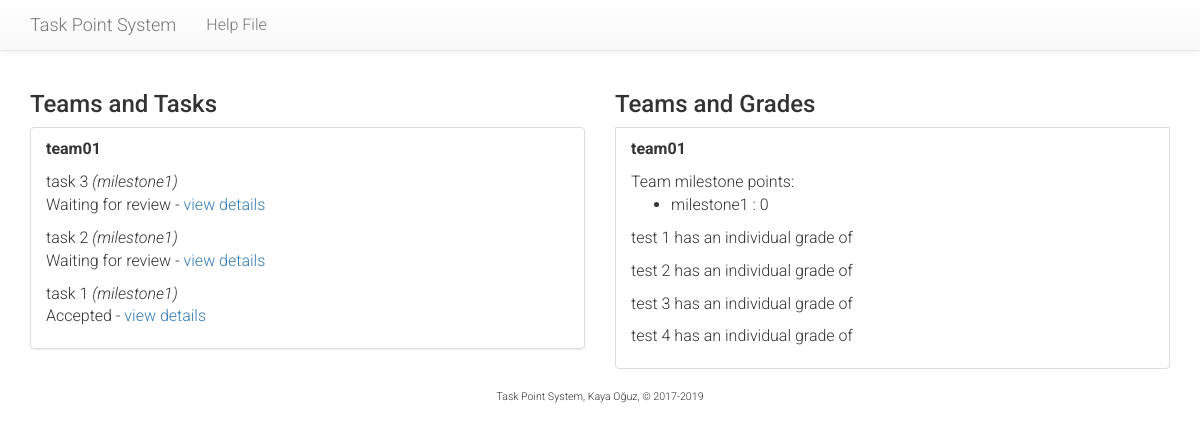
Before: /tasks/view-all-teams/ (signed in) with the older database file.
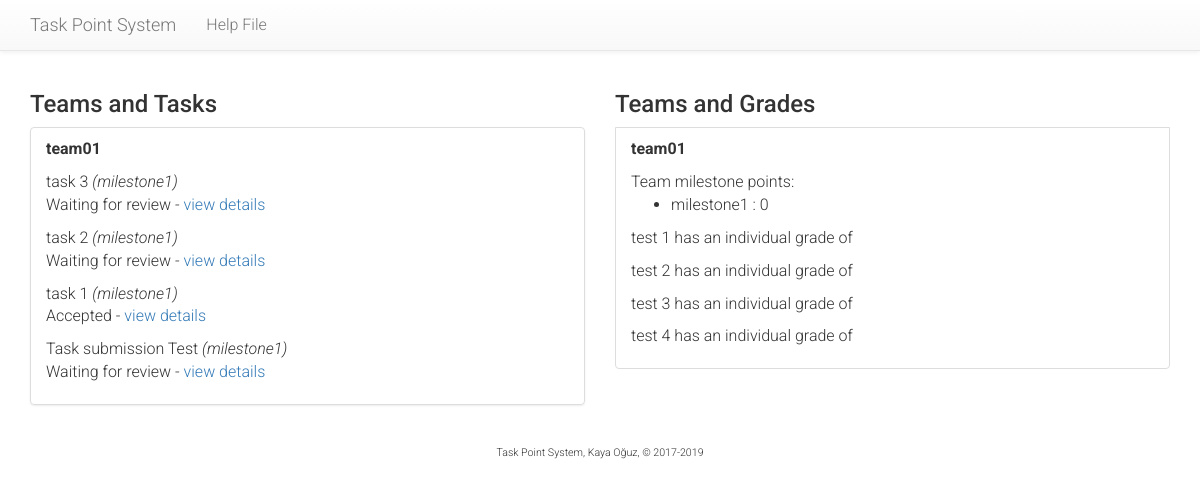
After: the same page with the newer database file.
### tasks/models.py (models this page shows, shortened)
class Team(models.Model):
    course = models.ForeignKey(Course, on_delete=models.CASCADE)
    name = models.CharField("Team Name", max_length=128)
    github = models.CharField("Git Page", max_length=256, null=True)
    supervisor = models.ForeignKey(Supervisor, on_delete=models.SET_NULL, blank=True, null=True)
    team_size = models.PositiveSmallIntegerField("Team size", default=4, validators=[MaxValueValidator(99), MinValueValidator(1)])
    def get_all_task_points(self, m):
        p = 0
        for task in self.task_set.all().filter(milestone=m):
            p = p + task.get_points()
        return p
    def get_all_accepted_points(self, m):
        p = 0
        for task in self.task_set.all().filter(milestone=m):
            if task.status == 5:
                p = p + task.get_points()
        return p
    def get_milestone_list(self):
        milestone_list = {}
        for m in self.course.milestone_set.all():
            milestone_list[m.name] = self.get_team_grade(m)
        return milestone_list
    def get_team_grade(self, m):
        g = 0
        if self.get_all_task_points(m) > 0:
            g = round((self.get_all_accepted_points(m) / self.get_all_task_points(m)) * 100)
        return g

class Task(models.Model):
    PRIORITY = (
        (3, 'Urgent'),
        (2, 'Planned'),
        (1, 'Low'),
    )
    DIFFICULTY = (
        (3, 'Difficult'),
        (2, 'Normal'),
        (1, 'Easy'),
    )
    STATUS = (
        (1, "Review"),
        (2, "Working on it"),
        (3, "Waiting for review"),
        (4, "Waiting for supervisor grade"),
        (5, "Rejected"),
        (6, "Accepted"),
    )
    milestone = models.ForeignKey(Milestone, on_delete=models.CASCADE)
    creator = models.ForeignKey(User, related_name='creator', on_delete=models.SET_NULL, blank=True, null=True)
    assignee = models.ForeignKey(
        Developer,
        on_delete=models.CASCADE,
        related_name='assignee',
        verbose_name="Assigned to"
    )
    team = models.ForeignKey(Team, on_delete=models.CASCADE)
    title = models.CharField("Brief task name", max_length=256)
    description = models.TextField("Description")
    due = models.DateField("Due Date", validators=[past_date_validator])
    date = models.DateTimeField("Created on", auto_now_add=True)
    completed = models.DateTimeField("Completed on", auto_now=True, blank=True, null=True)
    priority = models.PositiveSmallIntegerField("Priority", choices=PRIORITY, default=2)
    difficulty = models.PositiveSmallIntegerField("Difficulty", choices=DIFFICULTY, default=2)
    modifier = models.PositiveSmallIntegerField(
        "Modifier",
        default=3,
        validators=[MaxValueValidator(5), MinValueValidator(1)]
    )
    status = models.PositiveSmallIntegerField("Status", choices=STATUS, default=1)
    valid = models.BooleanField("Is Valid", default=False)
    def get_points(self):
        return (self.difficulty*self.priority)+self.modifier

class Milestone(models.Model):
    course = models.ForeignKey(Course, on_delete=models.CASCADE)
    name = models.CharField("Milestone", max_length=128)
    description = models.TextField("Milestone details")
    weight = models.PositiveSmallIntegerField(
        "Weight",
        default=10,
        validators=[MaxValueValidator(100), MinValueValidator(1)]
    )
    due = models.DateField("Due Date")

class Developer(models.Model):
    id = models.CharField("ID", max_length=12, primary_key=True)
    user = models.OneToOneField(User, on_delete=models.CASCADE)
    team = models.ForeignKey(Team, on_delete=models.SET_NULL, blank=True, null=True)
    def __str__(self):
        return self.get_name()
    def get_name(self):
        return self.user.first_name + " " + self.user.last_name

### tasks/views.py (the view)
@login_required
def view_all_teams(request):
    if not request.user.is_superuser:
        leave_site(request)
        return HttpResponseRedirect('/tasks/')
    context = {
        'page_title': 'All teams and their points',
        'teams': Team.objects.all(),
        'developers': Developer.objects.all(),
        'milestones': Milestone.objects.all(),
    }
    return render(request, 'tasks/view_all_teams.html', context)

### tasks/templates/tasks/view_all_teams.html (shortened to what this page needs)
{% extends "tasks/base.html" %}
{% block leftcontent %}
<h3>Teams and Tasks</h3>
<ul class="list-group">
{% for team in teams %}
  <li class="list-group-item">
    <p><b>{{ team.name }}</b></p>
    {% for t in team.task_set.all %}
      <p>{{ t.title }} <i>({{t.milestone.name}})</i><br />
        {{t.get_status_display}} - <a href="{% url 'tasks:view-task' t.id %}">view details</a></p>
    {% endfor %}
  </li>
{% endfor %}
</ul>
{% endblock %}
{% block rightcontent %}
<h3>Teams and Grades</h3>
{% for team in teams %}
  <li class="list-group-item">
    <p><b>{{ team.name }}</b></p>
    Team milestone points:
    <ul>
    {% for m, g in team.get_milestone_list.items %}
      <li> {{ m }} : {{ g }}</li>
    {% endfor %}
    </ul>
    {% for d in team.developer_set.all %}
      <p>{{ d }} has an individual grade of {{ d.getProjectGrade }}</p>
    {% endfor %}
  </li>
{% endfor %}
{% endblock %}

Changed rows visible on the page:
added Task: title "Task submission Test", milestone.name "milestone1", status "Waiting for review"
